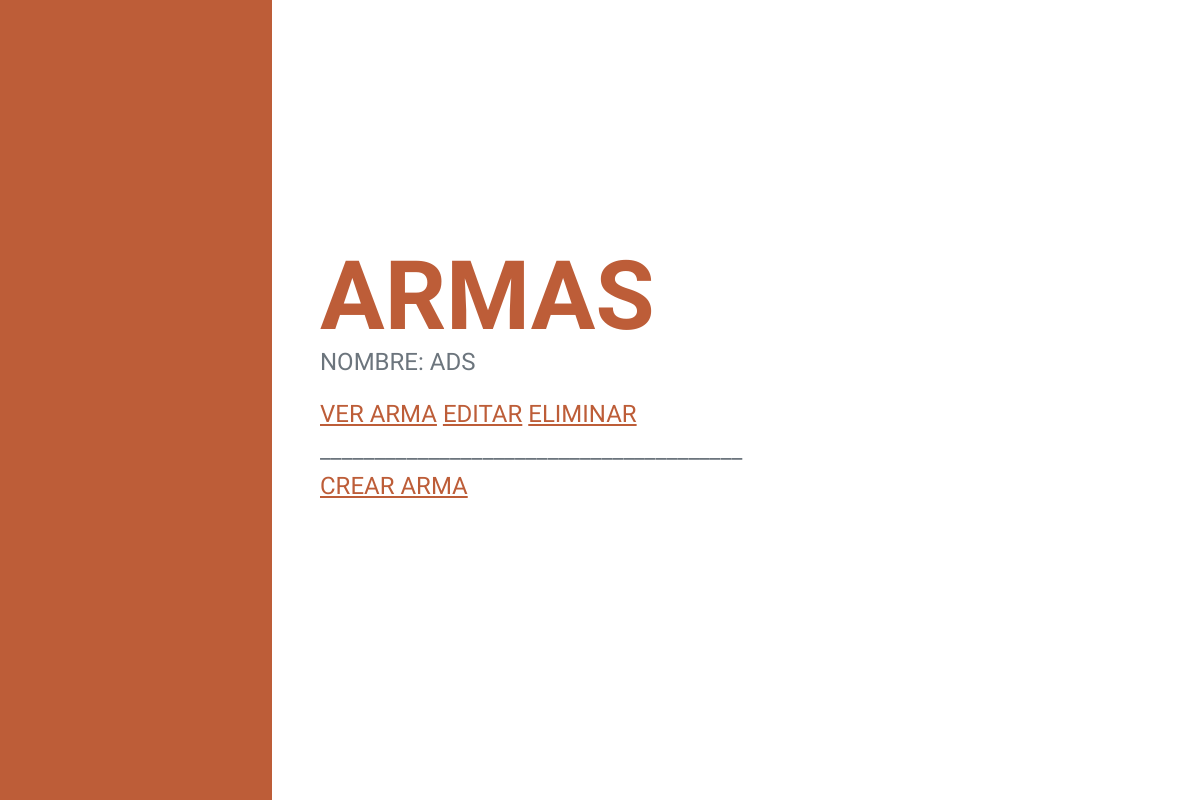
The page /App1/Arma/list (signed in) on the database as committed earlier.
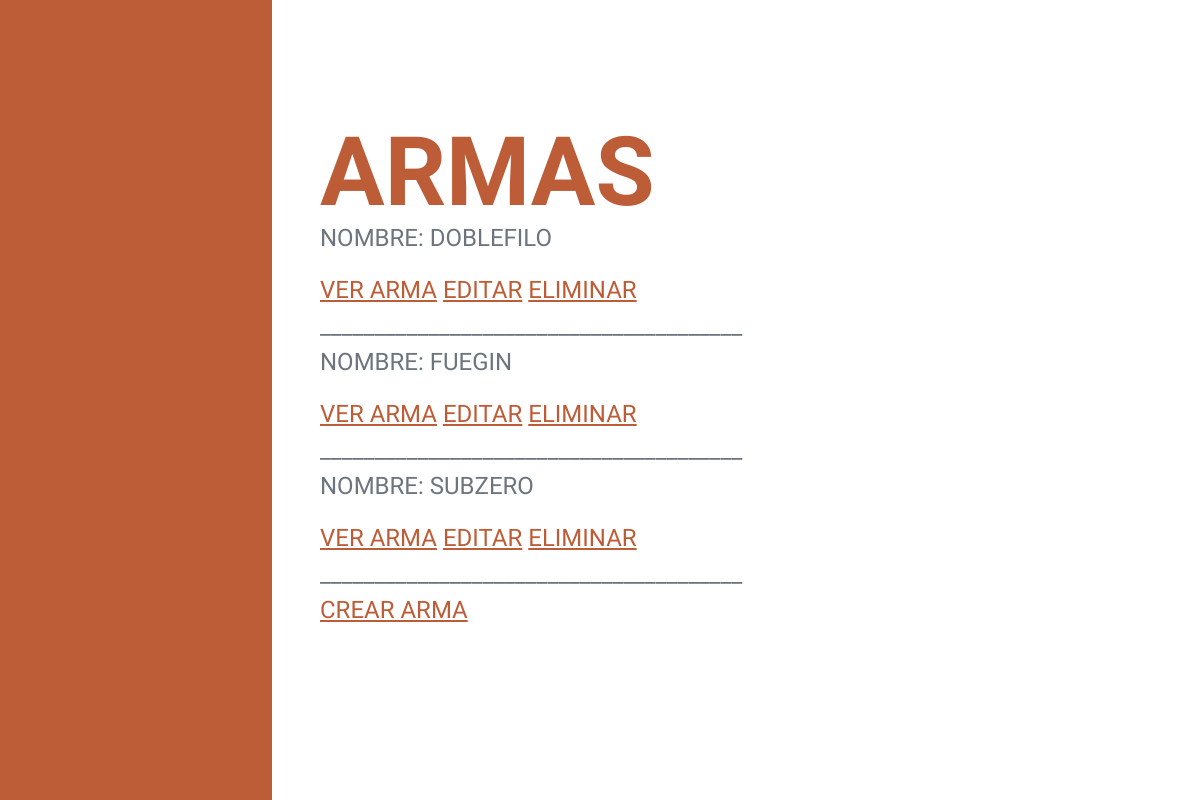
The same page on the database as committed later.
### App1/models.py (models this page shows, shortened)
class arma(models.Model):
    nombre = models.CharField(max_length=20)
    tipo = models.CharField(max_length=20)
    daño = models.IntegerField()
    imagen = models.ImageField(upload_to="armas", null=True,blank=True)

### App1/views.py (the view)
# urls.py: path("Arma/list", ListaArma.as_view(), name= "ArmaLista"),
class ListaArma(LoginRequiredMixin, ListView):
    model = arma

### App1/templates/App1/Arma_list.html
{% extends "App1/padre2.html" %}
{% load static %}
{% block titulo %}
Armas
{% endblock %}
{% block description %}
{% for arma in object_list %}
<p>Nombre: {{arma.nombre}} </p>
<a href="{% url 'ArmaDetalle' arma.id %}">Ver Arma</a>
<a href="{% url 'ArmaEditar' arma.id %}">Editar</a>
<a href="{% url 'ArmaEliminar' arma.id %}">Eliminar</a>
<br>_______________________________________
{% endfor %}
<br>
<a href="{% url 'ArmaCrear'  %}"> Crear Arma </a>
{% endblock %}

Rows that differ between the two databases and show on the page:
removed arma: nombre "ADS"
added arma: nombre "DOBLEFILO"
added arma: nombre "FUEGIN"
added arma: nombre "SUBZERO"
